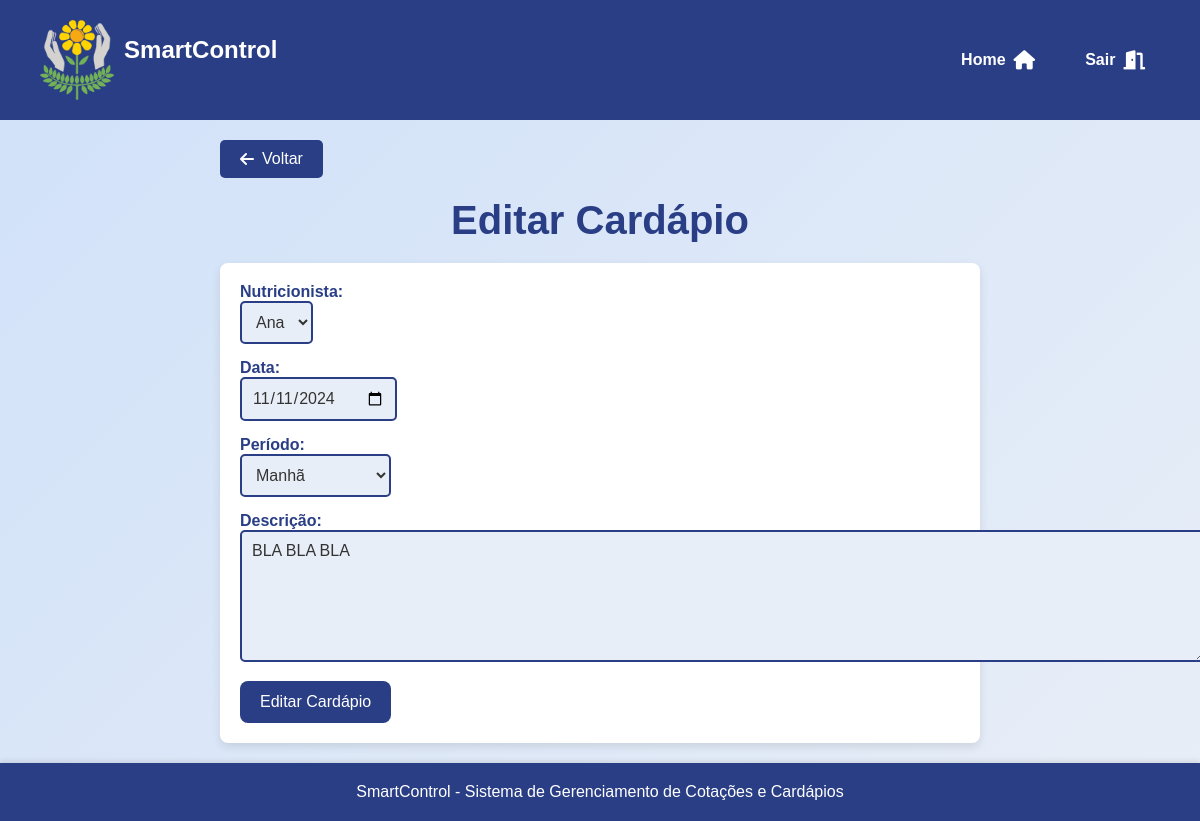
Page /assets/view/pages/cardapio/editarCardapio/editCardapio.php?id=2&nutricionista_id=3 (signed in) on the committed database.
### tables this page shows
CREATE TABLE `cardapios` (
  `id` int(11) NOT NULL,
  `nutricionista_id` int(11) NOT NULL,
  `dataC` date NOT NULL,
  `periodo` text NOT NULL,
  `descricao` text DEFAULT NULL,
  `data_criacao` timestamp NOT NULL DEFAULT current_timestamp()
);

### assets/model/pdo/DataBase.php (called while the page is built, shortened)
<?php
class Database {
    private $host = 'localhost';
    private $dbname = 'sistema_apae';
    private $username = 'root';
    private $password = '';
    public $conn;
    public function __construct()
    {
        try {
            $this->conn = new PDO("mysql:host=$this->host;dbname=$this->dbname", $this->username, $this->password);
            $this->conn->setAttribute(PDO::ATTR_ERRMODE, PDO::ERRMODE_EXCEPTION);
        } catch (PDOException $exception) {
            echo "Erro na conexão: " . $exception->getMessage();
        }
    }
    public function read($table, $columns = "*", $id = null, $where = null) {
        $sql = "SELECT $columns FROM $table";
        try {
            $stmt = $this->conn->prepare($sql);
            $stmt->execute();
            return $stmt->fetchAll(PDO::FETCH_ASSOC);
        } catch (PDOException $exception) {
            echo "Erro ao ler: " . $exception->getMessage();
            return false;
        }
    }
}
?>

### assets/controller/cardapioController.php (called while the page is built, shortened)
<?php
require_once __DIR__ . "/../model/pdo/Database.php";
require_once __DIR__ . "/../model/Cardapio.php";
class cardapioController {
    private $db;
    public function __construct() {
        $this->db = new Database();
    }
    public function getCardapioById($cardapioID) {
        $cardapio = $this->db->read("cardapios");
        foreach($cardapio as $cardapios) {
            if ($cardapios['id'] == $cardapioID) {
                return new Cardapio($cardapios['id'], $cardapios['nutricionista_id'], $cardapios['dataC'], $cardapios['periodo'], $cardapios['descricao']);
            }
        }
    }
}
?>

### assets/model/Cardapio.php (called while the page is built, shortened)
<?php
class Cardapio {
private $dataC;
private $periodo;
private $descricao;
public function __construct($id = null, $nutricionista_id = null, $dataC = null, $periodo = null, $descricao = null) {
    $this->dataC = $dataC;
    $this->periodo = $periodo;
    $this->descricao = $descricao;
}
public function getDataC() {
    return $this->dataC;
}
public function getPeriodo() {
    return $this->periodo;
}
public function getDescricao() {
    return $this->descricao;
}
}
?>

### assets/view/pages/cardapio/editarCardapio/editCardapio.php (the view, shortened to what this page needs)
<?php
require_once __DIR__ . '/../../../../controller/cardapioController.php';
require_once __DIR__ . '/../../../../controller/userController.php';
require_once __DIR__ . '/../../../../controller/pageController.php';
$controladorCardapio = new CardapioController();
if (isset($_GET['id'])) {
    $cardapioID = $_GET['id'];
    $cardapio = $controladorCardapio->getCardapioById($cardapioID);
}
?>
<!DOCTYPE html>
<html lang="pt-BR">
<head>
    <link rel="stylesheet" href="../../styles/EditStyle.css">
    <link rel="stylesheet" href="https://cdnjs.cloudflare.com/ajax/libs/font-awesome/6.0.0-beta3/css/all.min.css">
</head>
<body>
<main>
<a href="../listarCardapio/listarCardapio.php" class="back-btn"><i class="fas fa-arrow-left"></i> Voltar</a>
    <h1>Editar Cardápio</h1>
    <?php if ($cardapio): ?>
    <form action="" method="post">
        <div>
            <label for="nutricionista">Nutricionista:</label>
                <select id="nutricionista" name="nutricionista" required>
                </select>
        </div>
        <div>
            <label for="dataC">Data:</label>
            <input type="date" id="dataC" name="dataC" value="<?php echo $cardapio->getDataC(); ?>">
        </div>
        <div>
            <label for="periodo">Período:</label>
                <select id="periodo" name="periodo" required>
                    <option value="manha" <?php echo $cardapio->getPeriodo() === 'manha' ? 'selected' : ''; ?>>Manhã</option>
                </select>
        </div>
        <div>
            <label for="descricao">Descrição:</label>
            <textarea id="descricao" name="descricao" rows="6" cols="100"><?php echo $cardapio->getDescricao(); ?></textarea>
        </div>
        <div>
            <button type="submit" name="excluir_cardapio">Editar Cardápio</button>
        </div>
    </form>
    <?php else: ?>
        <p>Cardápio não encontrado.</p>
    <?php endif; ?>
</main>
</body>
</html>

### assets/view/pages/styles/EditStyle.css (style rules this page uses)
body { display: flex; flex-direction: column; min-height: 100vh; margin: 0; background: linear-gradient(135deg, var(--superlightblue), var(--lightwhite)); color: var(--darkgray); }
main { flex: 1; display: flex; flex-direction: column; align-items: center; padding: 20px; width: 100%; max-width: 800px; margin: 0 auto; }
h1 { font-size: 2.5rem; color: var(--darkblue); text-align: center; margin-bottom: 20px; display: flex; align-items: center; gap: 10px; }
form { display: flex; flex-direction: column; width: 100%; padding: 20px; background-color: var(--white); border-radius: 8px; box-shadow: 0 4px 10px rgba(0, 0, 0, 0.1); gap: 15px; }
form label { font-weight: bold; color: var(--darkblue); font-size: 1rem; display: flex; align-items: center; gap: 8px; }
form input, form select, form textarea { padding: 10px; font-size: 1rem; border: 2px solid var(--darkblue); border-radius: 5px; background-color: var(--lightwhite); color: var(--darkgray); transition: border-color 0.3s ease; }
form textarea { resize: vertical; min-height: 100px; }
form button { padding: 12px 20px; background-color: var(--darkblue); color: var(--white); border: none; border-radius: 8px; font-size: 1rem; cursor: pointer; transition: background-color 0.3s ease, transform 0.2s ease; display: flex; align-items: center; justify-content: center; gap: 8px; }
.back-btn { display: inline-flex; align-items: center; gap: 8px; padding: 10px 20px; background-color: var(--darkblue); color: var(--white); text-decoration: none; border-radius: 5px; font-size: 1rem; transition: background-color 0.3s ease, transform 0.2s ease; margin-bottom: 20px; align-self: flex-start; }

### assets/view/pages/global.css (style rules this page uses)
* { margin: 0; padding: 0; box-sizing: border-box; font-family: 'Arial', sans-serif; }
:root { --yellow: #fbde04; --lightyellow: #f9e79f; --lightgray: #bebcaf; --orange: #fdb813; --darkblue: #2a3e85; --green: #65b560; --lightblue: #3e9bd4; --superlightblue: #d0e1f9; --red: #ff0000; --darkred: #c9302c; --white: #ffffff; --black: #000000; --darkgray: #333333; --lightwhite:#e8eef7; --superdarkblue: #324a89; --gray: #555555; }
body { font-family: 'Arial', sans-serif; display: flex; flex-direction: column; min-height: 100vh; margin: 0; background: linear-gradient(135deg, var(--superlightblue) 0%, var(--lightwhite) 100%); color: var(--darkgray); }
main { flex: 1; display: flex; flex-direction: column; justify-content: flex-start; padding: 20px; }

### rows in the picture
cardapios: dataC "11/11/2024", periodo "Manhã", descricao "BLA BLA BLA"

### other values in the picture
form field nutricionista "Ana"
